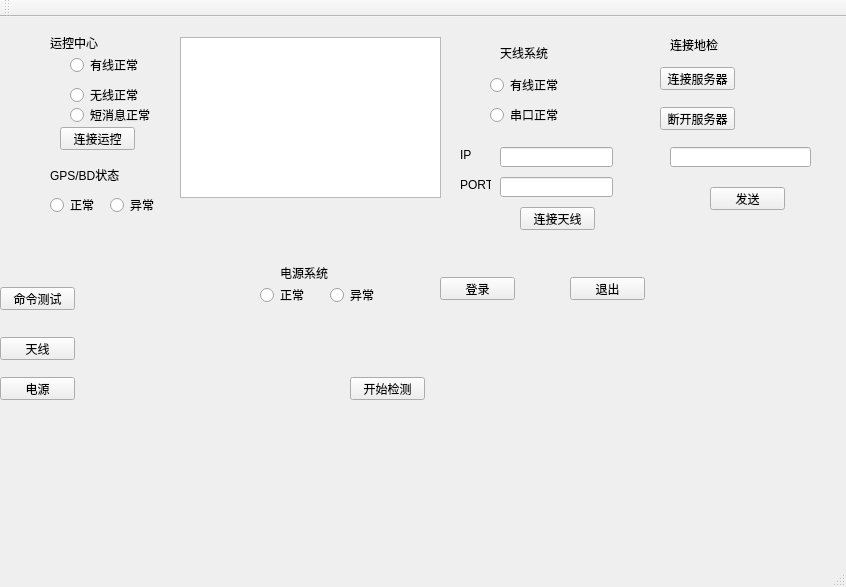
<?xml version="1.0" encoding="UTF-8"?>
<ui version="4.0">
 <class>Project_gatherClass</class>
 <widget class="QMainWindow" name="Project_gatherClass">
  <property name="geometry">
   <rect>
    <x>0</x>
    <y>0</y>
    <width>846</width>
    <height>587</height>
   </rect>
  </property>
  <property name="windowTitle">
   <string>Project_gather</string>
  </property>
  <widget class="QWidget" name="centralWidget">
   <widget class="QPushButton" name="btn_to_login">
    <property name="geometry">
     <rect>
      <x>440</x>
      <y>260</y>
      <width>75</width>
      <height>23</height>
     </rect>
    </property>
    <property name="text">
     <string>登录</string>
    </property>
   </widget>
   <widget class="QPushButton" name="btn_startdetection">
    <property name="geometry">
     <rect>
      <x>350</x>
      <y>360</y>
      <width>75</width>
      <height>23</height>
     </rect>
    </property>
    <property name="text">
     <string>开始检测</string>
    </property>
   </widget>
   <widget class="QPushButton" name="btn_to_data_trans">
    <property name="geometry">
     <rect>
      <x>660</x>
      <y>50</y>
      <width>75</width>
      <height>23</height>
     </rect>
    </property>
    <property name="text">
     <string>连接服务器</string>
    </property>
   </widget>
   <widget class="QPushButton" name="btn_to_Disconnect">
    <property name="geometry">
     <rect>
      <x>660</x>
      <y>90</y>
      <width>75</width>
      <height>23</height>
     </rect>
    </property>
    <property name="text">
     <string>断开服务器</string>
    </property>
   </widget>
   <widget class="QPlainTextEdit" name="plainTextEdit">
    <property name="geometry">
     <rect>
      <x>180</x>
      <y>20</y>
      <width>261</width>
      <height>161</height>
     </rect>
    </property>
   </widget>
   <widget class="QLineEdit" name="lineEdit">
    <property name="geometry">
     <rect>
      <x>670</x>
      <y>130</y>
      <width>141</width>
      <height>20</height>
     </rect>
    </property>
   </widget>
   <widget class="QPushButton" name="btnSend">
    <property name="geometry">
     <rect>
      <x>710</x>
      <y>170</y>
      <width>75</width>
      <height>23</height>
     </rect>
    </property>
    <property name="text">
     <string>发送</string>
    </property>
   </widget>
   <widget class="QRadioButton" name="btn_wirednetwork">
    <property name="geometry">
     <rect>
      <x>70</x>
      <y>40</y>
      <width>71</width>
      <height>16</height>
     </rect>
    </property>
    <property name="text">
     <string>有线正常</string>
    </property>
   </widget>
   <widget class="QRadioButton" name="btn_wirelessnetwork">
    <property name="geometry">
     <rect>
      <x>70</x>
      <y>70</y>
      <width>71</width>
      <height>16</height>
     </rect>
    </property>
    <property name="text">
     <string>无线正常</string>
    </property>
   </widget>
   <widget class="QRadioButton" name="btn_SMS">
    <property name="geometry">
     <rect>
      <x>70</x>
      <y>90</y>
      <width>81</width>
      <height>16</height>
     </rect>
    </property>
    <property name="text">
     <string>短消息正常</string>
    </property>
   </widget>
   <widget class="QLabel" name="label">
    <property name="geometry">
     <rect>
      <x>50</x>
      <y>20</y>
      <width>54</width>
      <height>12</height>
     </rect>
    </property>
    <property name="text">
     <string>运控中心</string>
    </property>
   </widget>
   <widget class="QLabel" name="label_2">
    <property name="geometry">
     <rect>
      <x>670</x>
      <y>20</y>
      <width>51</width>
      <height>16</height>
     </rect>
    </property>
    <property name="text">
     <string>连接地检</string>
    </property>
   </widget>
   <widget class="QLabel" name="label_3">
    <property name="geometry">
     <rect>
      <x>50</x>
      <y>150</y>
      <width>71</width>
      <height>16</height>
     </rect>
    </property>
    <property name="text">
     <string>GPS/BD状态</string>
    </property>
   </widget>
   <widget class="QRadioButton" name="radioButton">
    <property name="geometry">
     <rect>
      <x>50</x>
      <y>180</y>
      <width>51</width>
      <height>16</height>
     </rect>
    </property>
    <property name="text">
     <string>正常</string>
    </property>
   </widget>
   <widget class="QRadioButton" name="radioButton_2">
    <property name="geometry">
     <rect>
      <x>110</x>
      <y>180</y>
      <width>51</width>
      <height>16</height>
     </rect>
    </property>
    <property name="text">
     <string>异常</string>
    </property>
   </widget>
   <widget class="QLabel" name="label_4">
    <property name="geometry">
     <rect>
      <x>280</x>
      <y>250</y>
      <width>54</width>
      <height>12</height>
     </rect>
    </property>
    <property name="text">
     <string>电源系统</string>
    </property>
   </widget>
   <widget class="QRadioButton" name="radioButton_6">
    <property name="geometry">
     <rect>
      <x>260</x>
      <y>270</y>
      <width>89</width>
      <height>16</height>
     </rect>
    </property>
    <property name="text">
     <string>正常</string>
    </property>
   </widget>
   <widget class="QRadioButton" name="radioButton_7">
    <property name="geometry">
     <rect>
      <x>330</x>
      <y>270</y>
      <width>89</width>
      <height>16</height>
     </rect>
    </property>
    <property name="text">
     <string>异常</string>
    </property>
   </widget>
   <widget class="QPushButton" name="btn_to_quit">
    <property name="geometry">
     <rect>
      <x>570</x>
      <y>260</y>
      <width>75</width>
      <height>23</height>
     </rect>
    </property>
    <property name="text">
     <string>退出</string>
    </property>
   </widget>
   <widget class="QLabel" name="label_5">
    <property name="geometry">
     <rect>
      <x>500</x>
      <y>30</y>
      <width>54</width>
      <height>12</height>
     </rect>
    </property>
    <property name="text">
     <string>天线系统</string>
    </property>
   </widget>
   <widget class="QRadioButton" name="radioButton_8">
    <property name="geometry">
     <rect>
      <x>490</x>
      <y>60</y>
      <width>89</width>
      <height>16</height>
     </rect>
    </property>
    <property name="text">
     <string>有线正常</string>
    </property>
   </widget>
   <widget class="QRadioButton" name="radioButton_9">
    <property name="geometry">
     <rect>
      <x>490</x>
      <y>90</y>
      <width>89</width>
      <height>16</height>
     </rect>
    </property>
    <property name="text">
     <string>串口正常</string>
    </property>
   </widget>
   <widget class="QPushButton" name="btn_to_commandtest">
    <property name="geometry">
     <rect>
      <x>0</x>
      <y>270</y>
      <width>75</width>
      <height>23</height>
     </rect>
    </property>
    <property name="text">
     <string>命令测试</string>
    </property>
   </widget>
   <widget class="QPushButton" name="btn_to_ant">
    <property name="geometry">
     <rect>
      <x>0</x>
      <y>320</y>
      <width>75</width>
      <height>23</height>
     </rect>
    </property>
    <property name="text">
     <string>天线</string>
    </property>
   </widget>
   <widget class="QPushButton" name="btn_to_connect_ground_ctl_as_client">
    <property name="geometry">
     <rect>
      <x>60</x>
      <y>110</y>
      <width>75</width>
      <height>23</height>
     </rect>
    </property>
    <property name="text">
     <string>连接运控</string>
    </property>
   </widget>
   <widget class="QPushButton" name="btn_to_connect_ant">
    <property name="geometry">
     <rect>
      <x>520</x>
      <y>190</y>
      <width>75</width>
      <height>23</height>
     </rect>
    </property>
    <property name="text">
     <string>连接天线</string>
    </property>
   </widget>
   <widget class="QLabel" name="label_6">
    <property name="geometry">
     <rect>
      <x>460</x>
      <y>160</y>
      <width>31</width>
      <height>16</height>
     </rect>
    </property>
    <property name="text">
     <string>PORT</string>
    </property>
   </widget>
   <widget class="QLineEdit" name="line_ip">
    <property name="geometry">
     <rect>
      <x>500</x>
      <y>130</y>
      <width>113</width>
      <height>20</height>
     </rect>
    </property>
   </widget>
   <widget class="QLineEdit" name="line_port">
    <property name="geometry">
     <rect>
      <x>500</x>
      <y>160</y>
      <width>113</width>
      <height>20</height>
     </rect>
    </property>
   </widget>
   <widget class="QLabel" name="label_7">
    <property name="geometry">
     <rect>
      <x>460</x>
      <y>130</y>
      <width>21</width>
      <height>16</height>
     </rect>
    </property>
    <property name="text">
     <string>IP</string>
    </property>
   </widget>
   <widget class="QPushButton" name="btn_to_power">
    <property name="geometry">
     <rect>
      <x>0</x>
      <y>360</y>
      <width>75</width>
      <height>23</height>
     </rect>
    </property>
    <property name="text">
     <string>电源</string>
    </property>
   </widget>
  </widget>
  <widget class="QMenuBar" name="menuBar">
   <property name="geometry">
    <rect>
     <x>0</x>
     <y>0</y>
     <width>846</width>
     <height>23</height>
    </rect>
   </property>
  </widget>
  <widget class="QToolBar" name="mainToolBar">
   <attribute name="toolBarArea">
    <enum>TopToolBarArea</enum>
   </attribute>
   <attribute name="toolBarBreak">
    <bool>false</bool>
   </attribute>
  </widget>
  <widget class="QStatusBar" name="statusBar"/>
 </widget>
 <layoutdefault spacing="6" margin="11"/>
 <resources>
  <include location="Project_gather.qrc"/>
 </resources>
 <connections>
  <connection>
   <sender>btn_startdetection</sender>
   <signal>clicked()</signal>
   <receiver>Project_gatherClass</receiver>
   <slot>btn_startdetection()</slot>
   <hints>
    <hint type="sourcelabel">
     <x>424</x>
     <y>395</y>
    </hint>
    <hint type="destinationlabel">
     <x>412</x>
     <y>245</y>
    </hint>
   </hints>
  </connection>
 </connections>
 <slots>
  <slot>btn_login()</slot>
  <slot>btn_quit()</slot>
  <slot>btn_commandtest()</slot>
  <slot>btn_first_clicked()</slot>
  <slot>btn_to_ant()</slot>
  <slot>btn_cmdtest()</slot>
  <slot>tcp_connect_yunkong_as_client()</slot>
  <slot>btn_disconnect_ground_detect()</slot>
 </slots>
</ui>
